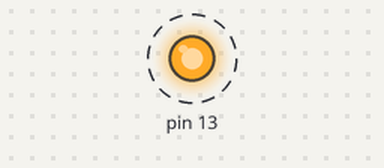
A sketch run on a simulated Arduino Uno, built with avr-gcc and run on an emulated ATmega328P. On the bench: output pins drawn as LEDs (lit = HIGH). Dashed ring = blinking. What the sketch prints to the serial monitor is not drawn.

Above: at 0.5 s.
Timing chart, 0 to 4.6 s (numbered marks = the images above):
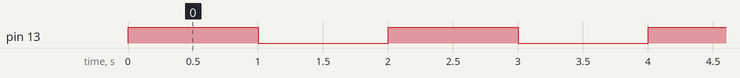

Measured:
- by itself, pin 13: alternates HIGH for 1.0 s and LOW for 1.0 s

The sketch:

Sketch1.ino
```cpp
/*
 Name:		LEDTest.ino
 Created:	5/18/2016 9:55:34 AM
 Author:	ChaseStLaurent
*/

void setup() {
	Serial.begin(9600);
	pinMode(13, OUTPUT);
}


void loop() {
	oscillateLED();
}

// Turn LED on and then off
void oscillateLED() {
	digitalWrite(13, HIGH);
	Serial.println("LED on");
	delay(1000);
	digitalWrite(13, LOW);
	Serial.println("LED off");
	delay(1000);
}
```
